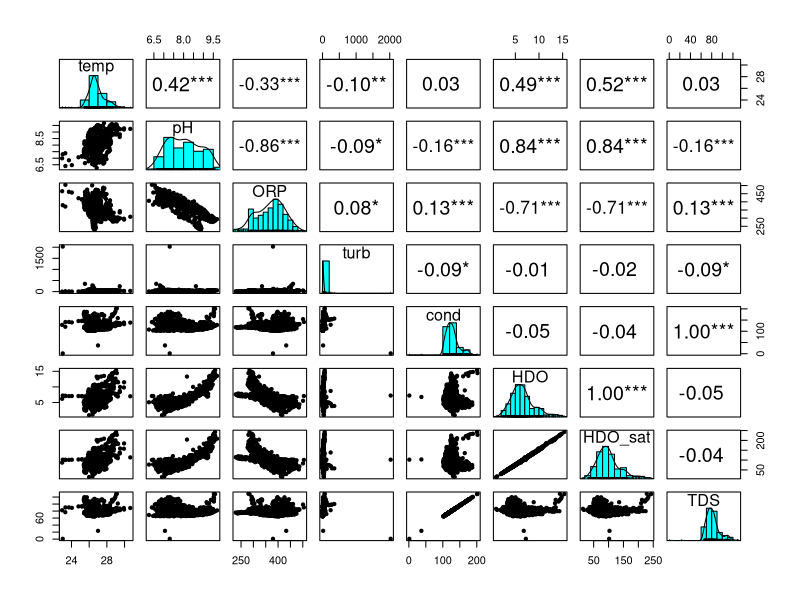
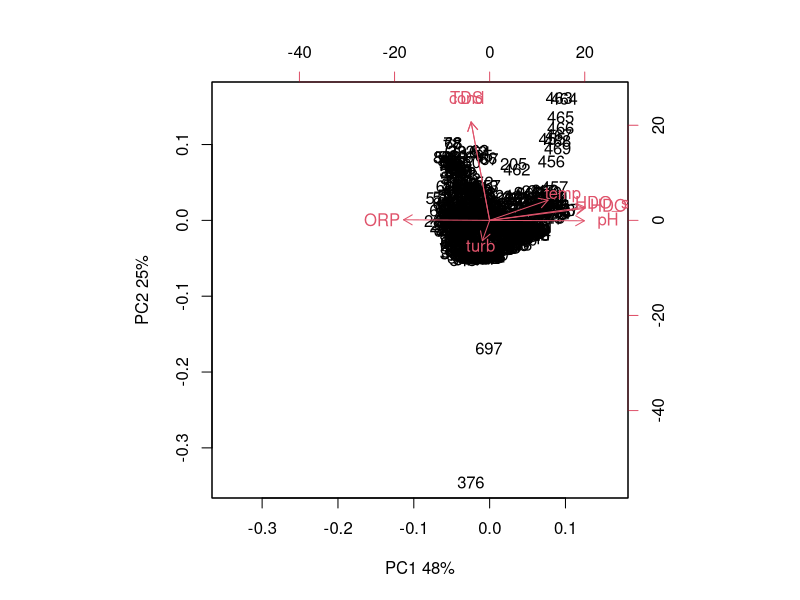
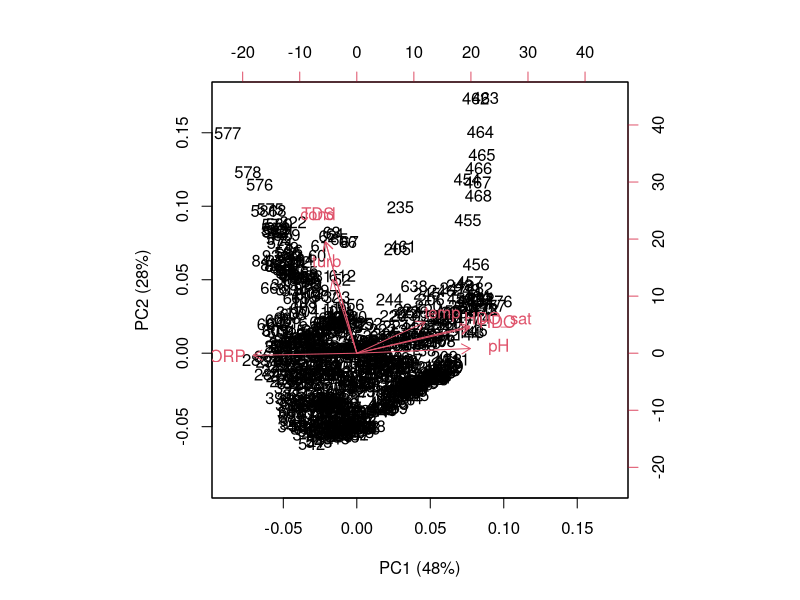
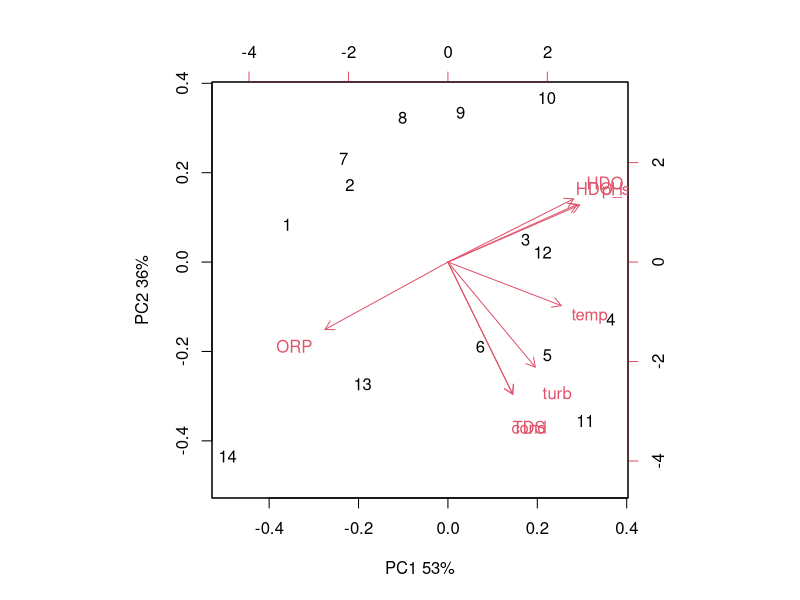
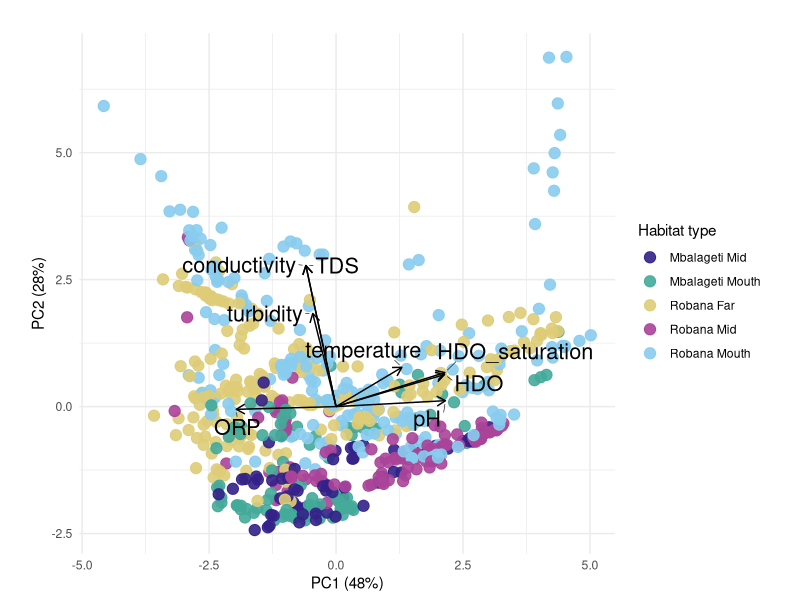
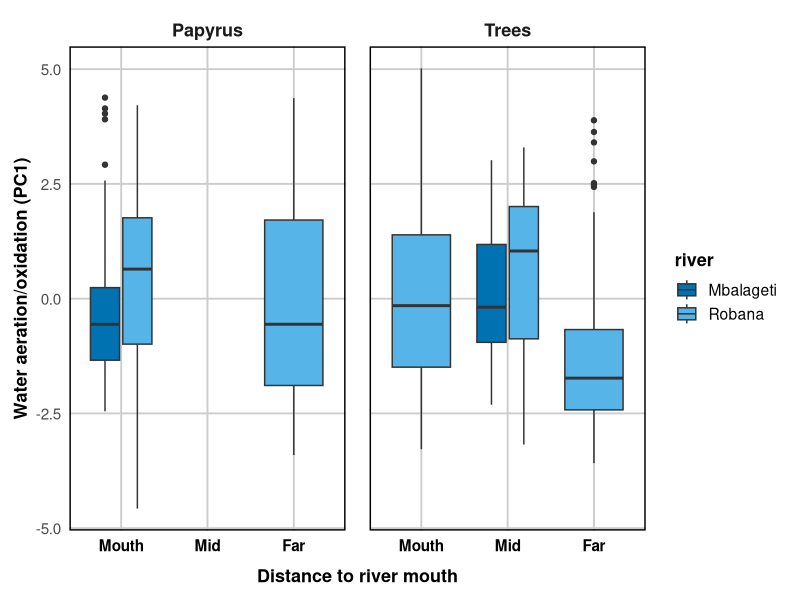
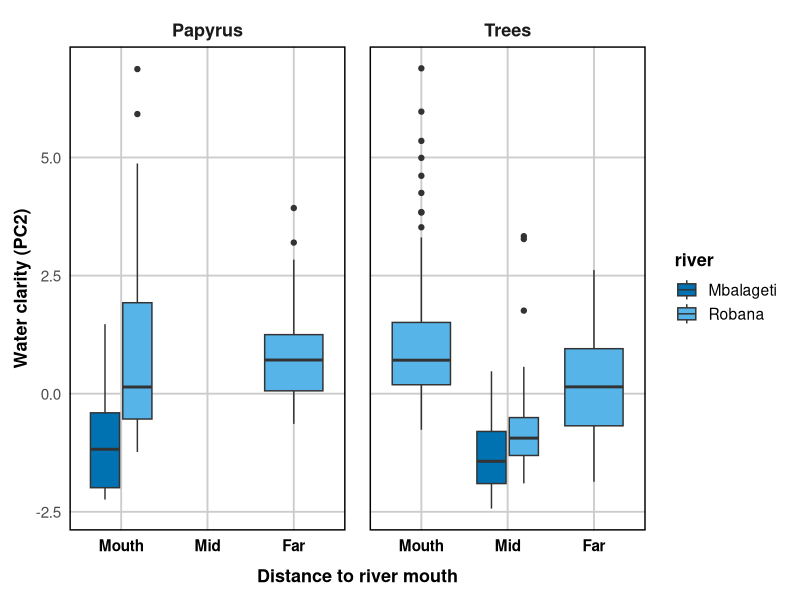
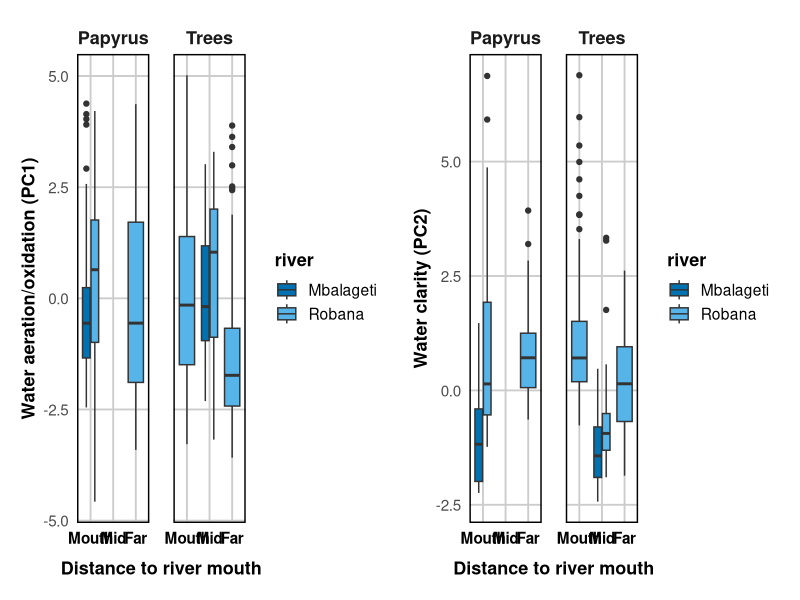

Reproduce these figures in R, in order. (Note: this script raises an error after producing the figures.)
rm(list = ls())

# load libraries
library(tidyverse) # includes dplyr, ggplot2
library(vegan) 
library(psych) 
library(ggrepel)
library(patchwork)

# load data_water
data_water <- read.csv("data_water.csv") |>
  dplyr::mutate(transect_date_time = paste(transect_ID, substr(date_time_end, 1, 6), substr(date_time_start, 12, 16), sep = " "))|>
  mutate(date=as.Date(date, format= "%d-%b-%Y"),
         habitat_detailed = case_when(
           transect_ID %in% c("pap_1", "pap_2") ~ "Papyrus Mbalageti Mouth",
           transect_ID %in% c("pap_3", "pap_4") ~ "Papyrus Robana Mouth",
           transect_ID %in% c("pap_5", "pap_6") ~ "Papyrus Robana Far",
           transect_ID %in% c("tree_1", "tree_2") ~ "Tree Mbalageti Mid",
           transect_ID %in% c("tree_3", "tree_4") ~ "Tree Robana Mid",
           transect_ID %in% c("tree_5", "tree_6") ~ "Tree Robana Mouth",
           transect_ID %in% c("tree_7", "tree_8") ~ "Tree Robana Far",
           TRUE ~ NA_character_),
         habitat_main = case_when(
           transect_ID %in% c("pap_1", "pap_2","pap_3", "pap_4","pap_5", "pap_6" ) ~ "Papyrus",
           transect_ID %in% c("tree_1", "tree_2","tree_3", "tree_4","tree_5", "tree_6","tree_7", "tree_8") ~ "Trees",
           TRUE ~ NA_character_),
         distance_to_river_mouth= case_when(
           transect_ID %in% c("pap_1", "pap_2", "pap_3", "pap_4", "tree_5", "tree_6") ~ "Mouth",
           transect_ID %in% c("tree_1", "tree_2", "tree_3", "tree_4") ~ "Mid",
           transect_ID %in% c("pap_5", "pap_6", "tree_7", "tree_8") ~ "Far"
         ),
         distance_to_river_mouth= factor(distance_to_river_mouth, levels= c("Mouth", "Mid", "Far")),
         habitat_detailed_2= case_when(
           transect_ID %in% c("pap_1", "pap_2") ~ "Mbalageti Mouth",
           transect_ID %in% c("pap_3", "pap_4","tree_5", "tree_6") ~ "Robana Mouth",
           transect_ID %in% c("pap_5", "pap_6","tree_7", "tree_8") ~ "Robana Far",
           transect_ID %in% c("tree_1", "tree_2") ~ "Mbalageti Mid",
           transect_ID %in% c("tree_3", "tree_4") ~ "Robana Mid",
           TRUE ~ NA_character_),
         river= case_when(
           transect_ID %in% c("pap_1", "pap_2", "tree_1", "tree_2") ~ "Mbalageti",
           transect_ID %in% c("pap_3", "pap_4", "pap_5", "pap_6", "tree_3", "tree_4","tree_5", "tree_6", "tree_7", "tree_8") ~ "Robana"
         ))


# explore the correlations among the factors in a panel pairs plot
psych::pairs.panels(data_water |> dplyr::select(temp, pH, ORP, turb, cond, HDO, HDO_sat, TDS),smooth=F,ci=T,ellipses=F,stars=T,method="pearson")
# very strong relation between conductivity and TDS, one on one correlation
# HDO and HDO_sat one on one correlation
# strong negative correlation between ORP and HDO & HDO_sat
# strong positive correlation between pH and HDO
# strong negative correlation between pH and ORP

# PCA with all data
pca_input <- data_water |>
  dplyr::select(temp, pH, ORP, turb, cond, HDO, HDO_sat, TDS)|>
  filter(if_all(everything(), ~ !is.na(.) & !is.infinite(.)))

pca_result <- prcomp(pca_input,center=T, scale. = TRUE)
pca_result
summary(pca_result)

biplot(pca_result,xlab="PC1 48%",ylab="PC2 25%")

# points 376 and 697 suggest outliers
# point 376 has a very high turbidity, very low conductivity and low TDS, depth 0.46
# point 376 was recorded at 11:07:58, which coincides with the exact start time of the transect, seconds moved = 2 and meters moved = 2  suggesting the multiprobe may not yet have been fully submerged. The shallow depth (0.46m) supports this assumption. Partial submersion may also explain the unusually high HDO saturation and turbidity, as the sensors may have measured surface water or even been partially exposed to air.

# point 697: TDS relatively low, conductivity low, turbidity high, depth 0.47, suggest that the probe is held more close to the surface, point 696 is 0.81 meter and point 697 is 0.47 and 698 also 0.47 so maybe the probe was drawn a bit to the surface
# remove these two outliers from the data set, as these might nog be representative measurements
pca_input2 <- data_water |>
  dplyr::slice(c(-377,-698)) |>
  dplyr::select(temp, pH, ORP, turb, cond, HDO, HDO_sat, TDS)|>
  filter(if_all(everything(), ~ !is.na(.) & !is.infinite(.)))

pca_result <- prcomp(pca_input2,center=T, scale. = TRUE)
pca_result
summary(pca_result)

biplot(pca_result, xlab = "PC1 (48%)", ylab = "PC2 (28%)")
# now the plot looks better, still there seems to be a cluster of points to the right

# try PCA with averaged data
pca_input_avg <- data_water |>
  dplyr::slice(c(-377, -698)) |>
  dplyr::filter(if_all(c(temp, pH, ORP, turb, cond, HDO, HDO_sat, TDS),
                       ~ !is.na(.) & !is.infinite(.))) |>
  dplyr::group_by(transect_ID) |>
  dplyr::summarise(
    temp = mean(temp),
    pH = mean(pH),
    ORP = mean(ORP),
    turb = mean(turb),
    cond = mean(cond),
    HDO = mean(HDO),
    HDO_sat = mean(HDO_sat),
    TDS = mean(TDS),
    .groups = "drop"
  )

pca_result_avg <- prcomp(
  pca_input_avg |> dplyr::select(-transect_ID),
  center = TRUE,
  scale. = TRUE
)
pca_result_avg
summary(pca_result_avg)

biplot(pca_result_avg,xlab="PC1 53%",ylab="PC2 36%")
# so the raw data explains 48+25= 73% of all variation
# averaged data explains 53+36= 89% of all variation

# comparing the two biplots, the arrows of temp, turb, cond and TDS seem to change direction, so try o find out why this is

# compute correlation matrices
cor_raw <- cor(pca_input2, use = "pairwise.complete.obs")
cor_avg <- cor(pca_input_avg |> dplyr::select(temp, pH, ORP, turb, cond, HDO, HDO_sat, TDS), use = "pairwise.complete.obs")

# convert matrices to long format data frames
cor_raw_df <- as.data.frame(as.table(cor_raw)) |>
  rename(Var1 = Var1, Var2 = Var2, Correlation_raw = Freq)

cor_avg_df <- as.data.frame(as.table(cor_avg)) |>
  rename(Var1 = Var1, Var2 = Var2, Correlation_avg = Freq)

# join on Var1 and Var2
cor_compare <- left_join(cor_raw_df, cor_avg_df, by = c("Var1", "Var2")) |>
  arrange(Var1, Var2)

# view table
print(cor_compare)
# temperature vs turbidity changes from 0.14 (weak positive) in raw to 0.51 (moderate positive) in averaged.
# ORP vs turbidity flips from 0.21 (positive) in raw to -0.15 (negative) in averaged.
# conductivity vs turbidity increases from 0.41 (moderate) in raw to 0.85 (very strong positive) in averaged.
# conductivity vs temp flips from nearly zero (-0.007) in raw to 0.56 (moderate positive) in averaged.
# pH vs turbidity flips from -0.16 (weak negative) in raw to 0.24 (weak positive) in averaged.
# TDS vs temperature flips from -0.007 in raw to 0.56 (moderate positive) in averaged.
# TDS vs turbidity rises from 0.41 (moderate) in raw to 0.85 (very strong positive) in averaged
# conductivity vs pH flips from -0.19 (negative) in raw to +0.04 (near zero positive) in averaged.
# HDO vs turbidity shifts from -0.07 (near zero) in raw to 0.24 (weak positive) in averaged.
# HDO_sat vs turbidity shifts from -0.05 in raw to 0.27 in averaged.

# the averaging pca changed correlation and might hide variability 
# I want to use the clustering of the parameters to give indication of water aeration and water clarity so it might be better to have enough variability in the data and choose for the raw data instead of averaging data

# make plot
# get row indices to align the meta data (categories) with the rows of the pca input
rows_to_keep <- as.numeric(rownames(pca_input2))

# run PCA
pca_result <- prcomp(pca_input2, center = TRUE, scale. = TRUE)

# add the meta data (habitat categories) with the rows used in the PCA
habitat_vector <- data_water$habitat_detailed_2[rows_to_keep]

# extract PCA scores into a dataframe and add the habitat categories
scores <- as.data.frame(pca_result$x)
scores$habitat <- habitat_vector

# extract loadings (arrows) for the first pricinipal components PC1 and PC2 
loadings <- as.data.frame(pca_result$rotation[, 1:2])  
# label the variable names
loadings$varname <- rownames(loadings)
loadings$varname <- dplyr::recode(
  loadings$varname,
  "cond" = "conductivity",
  "turb" = "turbidity",
  "temp" = "temperature",
  "HDO_sat" = "HDO_saturation"
)

# adjust the x and y positions of the labels
loadings$nudge_x <- 0
loadings$nudge_y <- 0

loadings$nudge_x[loadings$varname == "TDS"] <- 0.5
loadings$nudge_x[loadings$varname == "conductivity"] <- -0.3
loadings$nudge_x[loadings$varname == "turbidity"] <- -0.3
loadings$nudge_x[loadings$varname == "temperature"] <- 0.1
loadings$nudge_x[loadings$varname == "HDO"] <- 0.4
loadings$nudge_x[loadings$varname == "HDO_saturation"] <- 0.4
loadings$nudge_y[loadings$varname == "HDO_saturation"] <- -0.1
loadings$nudge_y[loadings$varname == "ORP"] <- -0.1

# scale arrows for visibility
arrow_scale <- 4.5 
loadings$PC1 <- loadings$PC1 * arrow_scale
loadings$PC2 <- loadings$PC2 * arrow_scale

# plot
ggplot(scores, aes(x = PC1, y = PC2, color = habitat)) +
  geom_point(size = 3.5, alpha= 0.9) +
  geom_segment(data = loadings,
               aes(x = 0, y = 0, xend = PC1, yend = PC2),
               arrow = arrow(length = unit(0.25, "cm")),
               color = "black", linewidth = 0.5) +
  geom_text_repel(
    data = loadings,
    aes(x = PC1, y = PC2, label = varname),
    color = "black",
    size = 5.5,
    nudge_x = loadings$nudge_x,
    nudge_y = loadings$nudge_y,
    force_pull= 0.3,
    segment.color = "black",     
    segment.size = 0.2,          
    box.padding = 0.4,          
    point.padding = 0.2,      
    min.segment.length = 0
  )+
  labs(
    title = "",
    x = paste0("PC1 (", round(summary(pca_result)$importance[2, 1] * 100), "%)"),
    y = paste0("PC2 (", round(summary(pca_result)$importance[2, 2] * 100), "%)"),
    color = "Habitat type"
  ) +
  coord_fixed() +
  theme_minimal() +
  scale_color_manual(values = c("#332288", "#44AA99", "#DDCC77", "#AA4499", "#88CCEE"))

# from the PCA plot it seems that HDO saturation, HDO, pH and temperature are clustered over PC1
# these factors give an indication about water aeration, chemical water quality
# conductivity, TDS and turbidity cluster together over PC2, these factors give an indication about water clarity (visible water quality)

# with these PCA results it is possible to plot the water parameters together in one plot instead of every parameters separately
# therefore need to extract the PCA values and make a data frame of it

# extract PCA values and add as column to data water
scores <- as.data.frame(pca_result$x)

# add metadata of data water by matching rows
meta <- data_water[rows_to_keep, ]  
pca_with_meta <- cbind(meta, scores)

# plot PC1 which represents water aeration (chemical water quality)
plot1 <- ggplot(pca_with_meta, aes(x = distance_to_river_mouth, y = PC1, fill= river)) +
  geom_boxplot()+
  facet_grid(~habitat_main)+
  theme(text= element_text(size=14))+
  labs(x= "Distance to river mouth", y= "Water aeration/oxidation (PC1)")+
  scale_fill_manual(values = c(
    "Mbalageti" = "#0072B2",
    "Robana" = "#56B4E9"))+
  theme_minimal(base_size = 14) +
  theme(
    axis.title = element_text(size = 13, face="bold"),
    axis.title.x = element_text(size = 13, face = "bold", margin = margin(t = 10)),
    axis.text.x = element_text(size = 11, face = "bold", color="black"), 
    axis.text = element_text(size = 11),
    legend.position = "right",
    legend.title = element_text(size = 13, face = "bold"),
    strip.text = element_text(size = 13, face = "bold"),
    panel.grid.major.x = element_line(color = "grey80", linetype = "solid"),
    panel.grid.major.y = element_line(color = "grey80", linetype = "solid"),
    panel.grid.minor = element_blank(),
    panel.spacing = unit(1.2, "lines"),
    panel.border = element_rect(color = "black", size = 1, fill = NA),
    plot.margin = margin(10, 10, 10, 10)
  )
plot1

# plot PC2 which represents water clarity (visible water quality)
plot2 <- ggplot(pca_with_meta, aes(x = distance_to_river_mouth, y = PC2, fill= river)) +
  geom_boxplot()+
  facet_grid(~habitat_main)+
  theme(text= element_text(size=14))+
  labs(x= "Distance to river mouth", y= "Water clarity (PC2)")+
  scale_fill_manual(values = c(
    "Mbalageti" = "#0072B2",
    "Robana" = "#56B4E9"))+
  theme_minimal(base_size = 14) +
  theme(
    axis.title = element_text(size = 13, face="bold"),
    axis.title.x = element_text(size = 13, face = "bold", margin = margin(t = 10)),
    axis.text.x = element_text(size = 11, face = "bold", color="black"), 
    axis.text = element_text(size = 11),
    legend.position = "right",
    legend.title = element_text(size = 13, face = "bold"),
    strip.text = element_text(size = 13, face = "bold"),
    panel.grid.major.x = element_line(color = "grey80", linetype = "solid"),
    panel.grid.major.y = element_line(color = "grey80", linetype = "solid"),
    panel.grid.minor = element_blank(),
    panel.spacing = unit(1.2, "lines"),
    panel.border = element_rect(color = "black", size = 1, fill = NA),
    plot.margin = margin(10, 10, 10, 10)
  )
plot2

# make combined plot
combined_plot <- plot1 | plot2
print(combined_plot)
ggsave("combined_plot.png", combined_plot, width = 12, height = 6, dpi = 300)

# test the effects of river and distance to river mouth on the water quality PC's
# anova PC1 (chemical water quality)
model_pc1 <- lmer(PC1 ~ river + distance_to_river_mouth + (1 | transect_ID), data = pca_with_meta)
anova(model_pc1)
# river no significant effect
# distance to river mouth significant effect
summary(model_pc1)
# Robana not significantly higher 
# mid distance not significantly higher than mouth
# far distance is significantly lower than mouth
# little variance of transect ID

# test without the random effect
model_pc1a <- lm(PC1 ~ river + distance_to_river_mouth, data = pca_with_meta)
anova(model_pc1a)
summary(model_pc1a)
# now Robana river significantly higher??
# mid distance significantly higher than mouth
# far distance significantly lower than mouth

# compare models
anova(model_pc1, model_pc1a)
# AIC lower for model pc1 and the p<0.05 so keep the random effect included in the model

# anova PC2
model_pc2 <- lmer(PC2 ~ river + distance_to_river_mouth + (1 | transect_ID) , data = pca_with_meta)
anova(model_pc2)
# river had a significant effect
# significant effect of distance to river mouth
summary(model_pc2)
# some variance between transects
# Robana significantly higher values 
# mid distance signficantly lower than mouth --> lower value for water clarity actually means a better water quality, cause lower values of turbditity, TDS and cond
# far distance not significantly lower than mouth

# try model without random effect
model_pc2a <- lm(PC2 ~ river + distance_to_river_mouth, data = pca_with_meta)
anova(model_pc2a)
# both river and distance to river highly significant
summary(model_pc2a)
# Robana significantly higher 
# mid distance signifcantly lower than mouth
# far distance significantly lower than mouth

# compared models
anova (model_pc2, model_pc2a)
# AIC model pc2 is lower and the pvalue < 0.001 indicating to keep the random effect in the model
